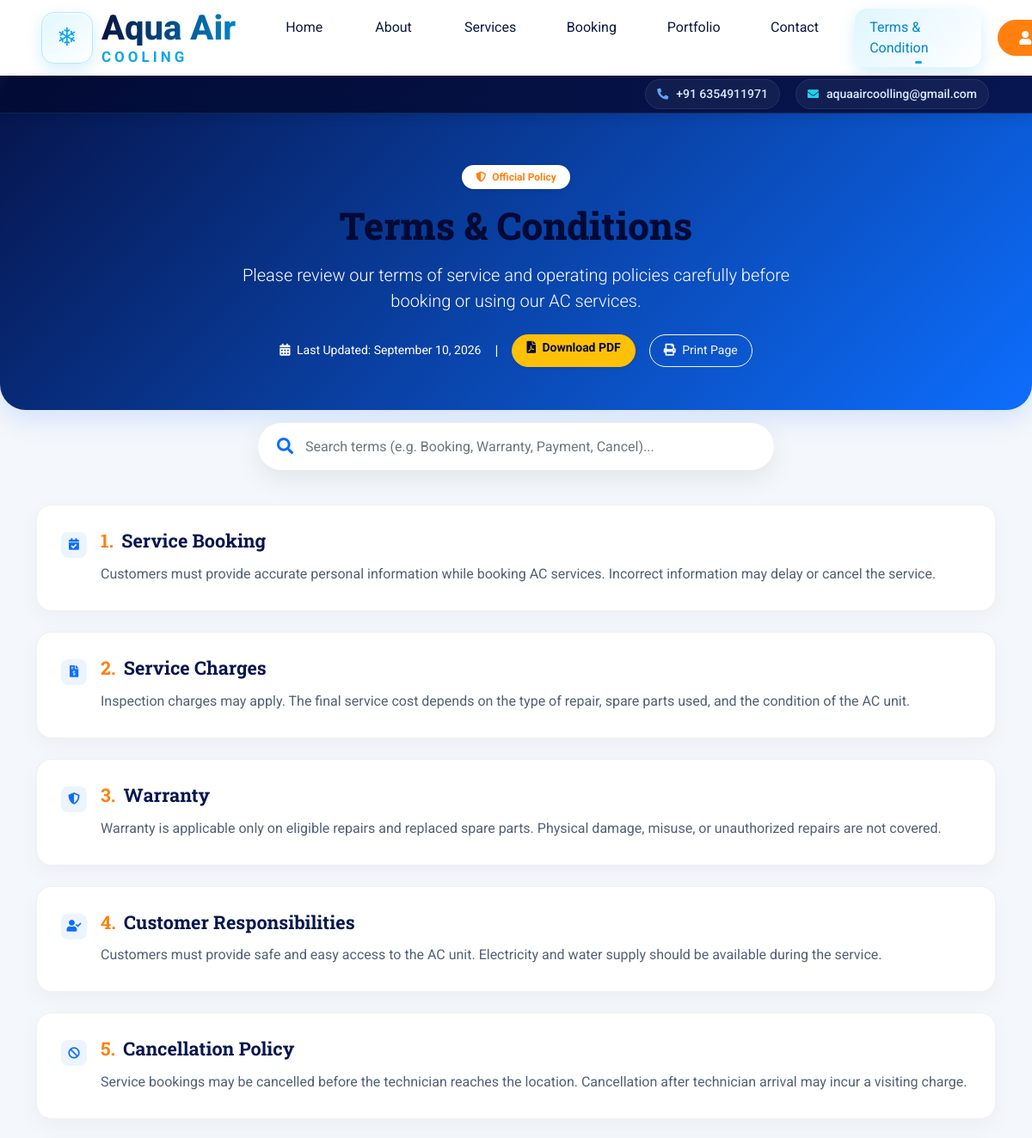
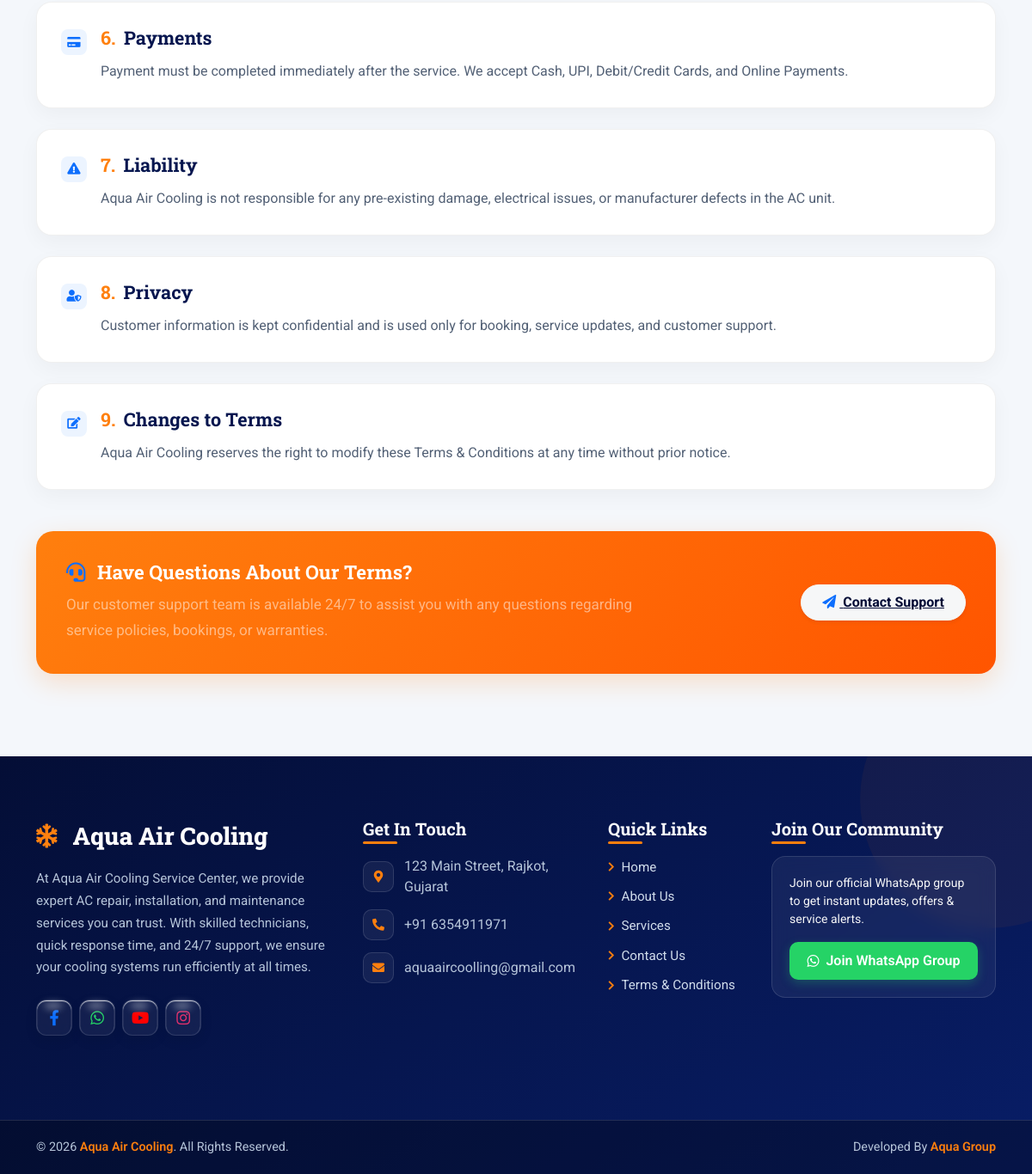
Page /Terms&Condition.php on the committed database (2 pictures, top to bottom).
### tables this page shows
CREATE TABLE IF NOT EXISTS `contact_info` (
  `id` int(11) NOT NULL DEFAULT 1,
  `page_heading` varchar(255) NOT NULL DEFAULT 'Contact Us',
  `page_subheading` varchar(255) NOT NULL DEFAULT 'We are available for AC Installation, Repair & Maintenance Services.',
  `address` text NOT NULL,
  `phone` varchar(50) NOT NULL DEFAULT '+91 6354911971',
  `email` varchar(100) NOT NULL DEFAULT 'aquaaircooling@gmail.com',
  `working_hours` text NOT NULL,
  `services_text` text NOT NULL,
  `whatsapp_number` varchar(50) NOT NULL DEFAULT '916354911971',
  `updated_at` timestamp NOT NULL DEFAULT current_timestamp() ON UPDATE current_timestamp(),
  PRIMARY KEY (`id`)
);

CREATE TABLE IF NOT EXISTS `terms_conditions` (
  `id` int(11) NOT NULL AUTO_INCREMENT,
  `section_number` int(11) NOT NULL DEFAULT 1,
  `title` varchar(255) NOT NULL,
  `content` text NOT NULL,
  `icon` varchar(100) NOT NULL DEFAULT 'fas fa-file-contract',
  `is_active` tinyint(1) NOT NULL DEFAULT 1,
  `updated_at` timestamp NOT NULL DEFAULT current_timestamp() ON UPDATE current_timestamp(),
  PRIMARY KEY (`id`)
);

### Terms&Condition.php (the view, shortened to what this page needs)
<?php
require_once 'includes/config.php';
$terms_query = "SELECT * FROM terms_conditions WHERE is_active = 1 ORDER BY section_number ASC, id ASC";
$terms_result = mysqli_query($conn, $terms_query);
$updated_res = mysqli_query($conn, "SELECT MAX(updated_at) as last_updated FROM terms_conditions WHERE is_active = 1");
$last_updated_row = mysqli_fetch_assoc($updated_res);
$last_updated = (!empty($last_updated_row['last_updated'])) ? date('F d, Y', strtotime($last_updated_row['last_updated'])) : date('F d, Y');
?>
<!DOCTYPE html>
<html lang="en">
<head>
    <link href="https://cdnjs.cloudflare.com/ajax/libs/font-awesome/5.10.0/css/all.min.css" rel="stylesheet">
    <link href="https://cdn.jsdelivr.net/npm/bootstrap-icons@1.4.1/font/bootstrap-icons.css" rel="stylesheet">
    <link href="lib/animate/animate.min.css" rel="stylesheet">
    <link href="css/bootstrap.min.css" rel="stylesheet">
    <link href="css/style.css" rel="stylesheet">
</head>
<body>
    <?php include 'includes/navbar.php'; ?>
    <?php include 'includes/topbar.php'; ?>
    <section class="terms-hero text-center">
        <div class="container">
            <span class="badge bg-white text-primary px-3 py-2 rounded-pill mb-3 shadow-sm">
                <i class="fas fa-shield-alt me-1"></i> Official Policy
            </span>
            <h1 class="display-5 mb-3">Terms & Conditions</h1>
            <p class="lead opacity-90 mb-4 mx-auto" style="max-width: 650px;">
                Please review our terms of service and operating policies carefully before booking or using our AC services.
            </p>
            <div class="d-flex align-items-center justify-content-center gap-3 flex-wrap">
                <span class="small opacity-75">
                    <i class="fas fa-calendar-alt me-1"></i> Last Updated: <?php echo htmlspecialchars($last_updated); ?>
                </span>
                <span class="opacity-50">|</span>
                <a href="download_terms_pdf.php" class="btn btn-warning text-dark fw-bold btn-sm rounded-pill px-3 shadow-sm">
                    <i class="fas fa-file-pdf me-1"></i> Download PDF
                </a>
                <button onclick="window.print()" class="btn btn-outline-light btn-sm rounded-pill px-3">
                    <i class="fas fa-print me-1"></i> Print Page
                </button>
            </div>
        </div>
    </section>
    <div class="container pb-5">
        <div class="search-box">
            <i class="fas fa-search search-icon"></i>
            <input type="text" id="termsSearch" onkeyup="filterTerms()" class="form-control search-input" placeholder="Search terms (e.g. Booking, Warranty, Payment, Cancel)...">
        </div>
        <div class="row" id="termsList">
            <?php if ($terms_result && mysqli_num_rows($terms_result) > 0): ?>
                <?php while ($term = mysqli_fetch_assoc($terms_result)): ?>
                    <div class="col-12 term-item">
                        <div class="terms-card">
                            <div class="d-flex align-items-start gap-3">
                                <div class="terms-badge">
                                    <i class="<?php echo htmlspecialchars($term['icon'] ?: 'fas fa-file-contract'); ?>"></i>
                                </div>
                                <div class="flex-grow-1">
                                    <div class="d-flex align-items-center justify-content-between flex-wrap gap-2">
                                        <h3 class="terms-card-title">
                                            <span class="text-primary me-1"><?php echo intval($term['section_number']); ?>.</span>
                                            <?php echo htmlspecialchars($term['title']); ?>
                                        </h3>
                                    </div>
                                    <p class="terms-card-text">
                                        <?php echo nl2br(htmlspecialchars($term['content'])); ?>
                                    </p>
                                </div>
                            </div>
                        </div>
                    </div>
                <?php endwhile; ?>
            <?php endif; ?>
        </div>
        <div class="contact-box mt-4">
            <div class="row align-items-center">
                <div class="col-md-8 mb-3 mb-md-0">
                    <h4 class="fw-bold mb-2 text-white"><i class="fas fa-headset me-2"></i> Have Questions About Our Terms?</h4>
                    <p class="mb-0 text-white-50">
                        Our customer support team is available 24/7 to assist you with any questions regarding service policies, bookings, or warranties.
                    </p>
                </div>
                <div class="col-md-4 text-md-end">
                    <a href="contact.php" class="btn btn-light text-dark fw-bold px-4 py-2 rounded-pill shadow-sm">
                        <i class="fas fa-paper-plane me-1"></i> Contact Support
                    </a>
                </div>
            </div>
        </div>
    </div>
    <?php include 'includes/footer.php'; ?>
</body>
</html>

### includes/topbar.php (shortened to what this page needs)
<?php
$topbar_phone = '+91 6354911971';
$topbar_email = 'aquaircooling@gmail.com';
if (isset($conn) && $conn) {
    $tb_q = mysqli_query($conn, "SELECT phone, email FROM contact_info WHERE id=1");
    if ($tb_q && $tb_row = mysqli_fetch_assoc($tb_q)) {
        if (!empty($tb_row['phone'])) $topbar_phone = $tb_row['phone'];
        if (!empty($tb_row['email'])) $topbar_email = $tb_row['email'];
    }
}
?>
<div class="topbar">
    <div class="topbar-content">
        <a href="tel:<?php echo preg_replace('/[^0-9+]/', '', $topbar_phone); ?>" class="topbar-item phone-item">
            <i class="fas fa-phone-alt"></i>
            <span><?php echo htmlspecialchars($topbar_phone); ?></span>
        </a>
        <a href="mailto:<?php echo htmlspecialchars($topbar_email); ?>" class="topbar-item email-item">
            <i class="fas fa-envelope"></i>
            <span><?php echo htmlspecialchars($topbar_email); ?></span>
        </a>
    </div>
    <div class="topbar-shine"></div>
</div>

### includes/footer.php (shortened to what this page needs)
<?php
$footer_company_name   = $footer_company_name   ?? 'Aqua Air Cooling';
$footer_company_desc   = $footer_company_desc   ?? 'At Aqua Air Cooling Service Center, we provide expert AC repair, installation, and maintenance services you can trust. With skilled technicians, quick response time, and 24/7 support, we ensure your cooling systems run efficiently at all times.';
$footer_address        = 'Rajkot, Gujarat, IND';
$footer_phone          = '+91 6354911971';
$footer_email          = 'aquaaircoolling@gmail.com';
$footer_whatsapp_num   = '916354911971';
if (isset($conn) && $conn) {
    $ft_contact_q = mysqli_query($conn, "SELECT address, phone, email, whatsapp_number FROM contact_info WHERE id = 1 LIMIT 1");
    if ($ft_contact_q && mysqli_num_rows($ft_contact_q) > 0) {
        $ft_row = mysqli_fetch_assoc($ft_contact_q);
        if (!empty($ft_row['address']))          $footer_address      = $ft_row['address'];
        if (!empty($ft_row['phone']))            $footer_phone        = $ft_row['phone'];
        if (!empty($ft_row['email']))            $footer_email        = $ft_row['email'];
        if (!empty($ft_row['whatsapp_number']))  $footer_whatsapp_num = preg_replace('/[^0-9]/', '', $ft_row['whatsapp_number']);
    }
}
$footer_whatsapp_url_direct = 'https://wa.me/' . $footer_whatsapp_num;
$footer_whatsapp_group = $footer_whatsapp_group ?? 'https://chat.whatsapp.com/C8ye3hVVccn8tyvelTOtBx?s=cl&p=a&mlu=4';
$footer_facebook_url   = $footer_facebook_url   ?? 'https://www.facebook.com/share/18z7GyHusb/';
$footer_whatsapp_url   = $footer_whatsapp_url   ?? $footer_whatsapp_url_direct;
$footer_youtube_url    = $footer_youtube_url    ?? 'https://youtube.com/@mohitvasani-h1o?si=g-HMKwqvI_nd19kb';
$footer_instagram_url  = $footer_instagram_url  ?? 'https://www.instagram.com/mohit__8986?igsh=eXI3eGN5Nm8wcnFr';
$footer_copyright_name = $footer_copyright_name ?? 'Aqua Air Cooling';
$footer_developer_name = $footer_developer_name ?? 'Aqua Group';
?>
<footer class="dynamic-footer mt-5 pt-5">
  <div class="container py-4">
    <div class="row g-4">
      <div class="col-lg-4 col-md-6 mb-4">
        <a href="index.php" class="footer-brand-title mb-3">
          <i class="fas fa-snowflake text-primary me-2"></i>
          <span><?php echo htmlspecialchars($footer_company_name); ?></span>
        </a>
        <p class="footer-desc mb-4">
          <?php echo htmlspecialchars($footer_company_desc); ?>
        </p>
        <div class="d-flex align-items-center mt-3">
          <a class="social-btn facebook" href="<?php echo htmlspecialchars($footer_facebook_url); ?>" target="_blank" title="Facebook">
            <i class="fab fa-facebook-f"></i>
          </a>
          <a class="social-btn whatsapp" href="<?php echo htmlspecialchars($footer_whatsapp_url); ?>" target="_blank" title="WhatsApp">
            <i class="fab fa-whatsapp"></i>
          </a>
          <a class="social-btn youtube" href="<?php echo htmlspecialchars($footer_youtube_url); ?>" target="_blank" title="YouTube">
            <i class="fab fa-youtube"></i>
          </a>
          <a class="social-btn instagram" href="<?php echo htmlspecialchars($footer_instagram_url); ?>" target="_blank" title="Instagram">
            <i class="fab fa-instagram"></i>
          </a>
        </div>
      </div>
      <div class="col-lg-3 col-md-6 mb-4">
        <h5 class="footer-title">Get In Touch</h5>
        <div class="contact-item">
          <div class="contact-icon"><i class="fas fa-map-marker-alt"></i></div>
          <span><?php echo htmlspecialchars($footer_address); ?></span>
        </div>
        <div class="contact-item">
          <div class="contact-icon"><i class="fas fa-phone-alt"></i></div>
          <span><?php echo htmlspecialchars($footer_phone); ?></span>
        </div>
        <div class="contact-item">
          <div class="contact-icon"><i class="fas fa-envelope"></i></div>
          <span><?php echo htmlspecialchars($footer_email); ?></span>
        </div>
      </div>
      <div class="col-lg-2 col-md-6 mb-4">
        <h5 class="footer-title">Quick Links</h5>
        <ul class="footer-links">
          <li><a class="footer-link-item" href="index.php"><i class="fas fa-chevron-right"></i> Home</a></li>
          <li><a class="footer-link-item" href="about.php"><i class="fas fa-chevron-right"></i> About Us</a></li>
          <li><a class="footer-link-item" href="services.php"><i class="fas fa-chevron-right"></i> Services</a></li>
          <li><a class="footer-link-item" href="contact.php"><i class="fas fa-chevron-right"></i> Contact Us</a></li>
          <li><a class="footer-link-item" href="Terms&Condition.php"><i class="fas fa-chevron-right"></i> Terms & Conditions</a></li>
        </ul>
      </div>
      <div class="col-lg-3 col-md-6 mb-4">
        <h5 class="footer-title">Join Our Community</h5>
        <div class="newsletter-box">
          <p class="small text-light mb-3">
            Join our official WhatsApp group to get instant updates, offers & service alerts.
          </p>
          <a href="<?php echo htmlspecialchars($footer_whatsapp_group); ?>" target="_blank" class="btn-join-whatsapp w-100 justify-content-center">
            <i class="fab fa-whatsapp"></i> Join WhatsApp Group
          </a>
        </div>
      </div>
    </div>
  </div>
  <div class="copyright-bar">
    <div class="container">
      <div class="row align-items-center">
        <div class="col-md-6 text-center text-md-start mb-2 mb-md-0">
          &copy; <?php echo date('Y'); ?> <a><?php echo htmlspecialchars($footer_copyright_name); ?></a>. All Rights Reserved.
        </div>
        <div class="col-md-6 text-center text-md-end">
          Developed By <a><?php echo htmlspecialchars($footer_developer_name); ?></a>
        </div>
      </div>
    </div>
  </div>
</footer>

### rows in the picture
contact_info: phone "+91 6354911971", email "aquaaircoolling@gmail.com", address "123 Main Street, Rajkot, Gujarat"
terms_conditions: section_number "1", title "Service Booking", content "Customers must provide accurate personal information while booking AC services. Incorrect information may delay or cancel the service."
terms_conditions: section_number "2", title "Service Charges", content "Inspection charges may apply. The final service cost depends on the type of repair, spare parts used, and the condition of the AC unit."
terms_conditions: section_number "3", title "Warranty", content "Warranty is applicable only on eligible repairs and replaced spare parts. Physical damage, misuse, or unauthorized repairs are not covered."
terms_conditions: section_number "4", title "Customer Responsibilities", content "Customers must provide safe and easy access to the AC unit. Electricity and water supply should be available during the service."
terms_conditions: section_number "5", title "Cancellation Policy", content "Service bookings may be cancelled before the technician reaches the location. Cancellation after technician arrival may incur a visiting charge."
terms_conditions: section_number "6", title "Payments", content "Payment must be completed immediately after the service. We accept Cash, UPI, Debit/Credit Cards, and Online Payments."
terms_conditions: section_number "7", title "Liability", content "Aqua Air Cooling is not responsible for any pre-existing damage, electrical issues, or manufacturer defects in the AC unit."
terms_conditions: section_number "8", title "Privacy", content "Customer information is kept confidential and is used only for booking, service updates, and customer support."
terms_conditions: section_number "9", title "Changes to Terms", content "Aqua Air Cooling reserves the right to modify these Terms & Conditions at any time without prior notice."

### other values in the picture
$last_updated "September 10, 2026"
$footer_company_name "Aqua Air Cooling"
$footer_copyright_name "Aqua Air Cooling"
$footer_developer_name "Aqua Group"
